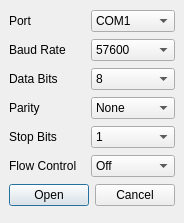
<ui version="4.0" >
 <author></author>
 <comment></comment>
 <exportmacro></exportmacro>
 <class>SerialPort</class>
 <widget class="QDialog" name="SerialPort" >
  <property name="geometry" >
   <rect>
    <x>0</x>
    <y>0</y>
    <width>181</width>
    <height>223</height>
   </rect>
  </property>
  <property name="windowTitle" >
   <string>Open Serial</string>
  </property>
  <layout class="QGridLayout" >
   <property name="margin" >
    <number>9</number>
   </property>
   <property name="spacing" >
    <number>6</number>
   </property>
   <item row="4" column="1" >
    <widget class="QComboBox" name="chooseStopBits" >
     <item>
      <property name="text" >
       <string>1</string>
      </property>
     </item>
     <item>
      <property name="text" >
       <string>1.5</string>
      </property>
     </item>
     <item>
      <property name="text" >
       <string>2</string>
      </property>
     </item>
    </widget>
   </item>
   <item row="2" column="1" >
    <widget class="QComboBox" name="chooseDataBits" >
     <property name="currentIndex" >
      <number>3</number>
     </property>
     <item>
      <property name="text" >
       <string>5</string>
      </property>
     </item>
     <item>
      <property name="text" >
       <string>6</string>
      </property>
     </item>
     <item>
      <property name="text" >
       <string>7</string>
      </property>
     </item>
     <item>
      <property name="text" >
       <string>8</string>
      </property>
     </item>
    </widget>
   </item>
   <item row="0" column="0" >
    <widget class="QLabel" name="labelPort" >
     <property name="text" >
      <string>Port</string>
     </property>
     <property name="buddy" >
      <cstring>labelPort</cstring>
     </property>
    </widget>
   </item>
   <item row="5" column="1" >
    <widget class="QComboBox" name="chooseFlowControl" >
     <item>
      <property name="text" >
       <string>Off</string>
      </property>
     </item>
     <item>
      <property name="text" >
       <string>Hardware</string>
      </property>
     </item>
     <item>
      <property name="text" >
       <string>Xon/Xoff</string>
      </property>
     </item>
    </widget>
   </item>
   <item row="1" column="1" >
    <widget class="QComboBox" name="chooseBaudRate" >
     <property name="currentIndex" >
      <number>3</number>
     </property>
     <item>
      <property name="text" >
       <string>9600</string>
      </property>
     </item>
     <item>
      <property name="text" >
       <string>19200</string>
      </property>
     </item>
     <item>
      <property name="text" >
       <string>38400</string>
      </property>
     </item>
     <item>
      <property name="text" >
       <string>57600</string>
      </property>
     </item>
     <item>
      <property name="text" >
       <string>115200</string>
      </property>
     </item>
    </widget>
   </item>
   <item row="1" column="0" >
    <widget class="QLabel" name="labelBaudRate" >
     <property name="text" >
      <string>Baud Rate</string>
     </property>
     <property name="buddy" >
      <cstring>labelPort</cstring>
     </property>
    </widget>
   </item>
   <item row="0" column="1" >
    <widget class="QComboBox" name="choosePort" >
     <item>
      <property name="text" >
       <string>COM1</string>
      </property>
     </item>
     <item>
      <property name="text" >
       <string>COM2</string>
      </property>
     </item>
    </widget>
   </item>
   <item row="5" column="0" >
    <widget class="QLabel" name="labelFlowControl" >
     <property name="text" >
      <string>Flow Control</string>
     </property>
     <property name="buddy" >
      <cstring>labelPort</cstring>
     </property>
    </widget>
   </item>
   <item row="4" column="0" >
    <widget class="QLabel" name="labelStopBits" >
     <property name="text" >
      <string>Stop Bits</string>
     </property>
     <property name="buddy" >
      <cstring>labelPort</cstring>
     </property>
    </widget>
   </item>
   <item row="2" column="0" >
    <widget class="QLabel" name="labelDataBits" >
     <property name="text" >
      <string>Data Bits</string>
     </property>
     <property name="buddy" >
      <cstring>labelPort</cstring>
     </property>
    </widget>
   </item>
   <item row="3" column="0" >
    <widget class="QLabel" name="labelParity" >
     <property name="text" >
      <string>Parity</string>
     </property>
     <property name="buddy" >
      <cstring>labelPort</cstring>
     </property>
    </widget>
   </item>
   <item row="3" column="1" >
    <widget class="QComboBox" name="chooseParity" >
     <item>
      <property name="text" >
       <string>None</string>
      </property>
     </item>
     <item>
      <property name="text" >
       <string>Odd</string>
      </property>
     </item>
     <item>
      <property name="text" >
       <string>Even</string>
      </property>
     </item>
     <item>
      <property name="text" >
       <string>Mark</string>
      </property>
     </item>
     <item>
      <property name="text" >
       <string>Space</string>
      </property>
     </item>
    </widget>
   </item>
   <item row="6" column="0" colspan="2" >
    <layout class="QHBoxLayout" >
     <property name="margin" >
      <number>0</number>
     </property>
     <property name="spacing" >
      <number>6</number>
     </property>
     <item>
      <widget class="QPushButton" name="openButton" >
       <property name="text" >
        <string>Open</string>
       </property>
      </widget>
     </item>
     <item>
      <widget class="QPushButton" name="cancelButton" >
       <property name="text" >
        <string>Cancel</string>
       </property>
      </widget>
     </item>
    </layout>
   </item>
  </layout>
 </widget>
 <pixmapfunction></pixmapfunction>
 <tabstops>
  <tabstop>choosePort</tabstop>
  <tabstop>chooseBaudRate</tabstop>
  <tabstop>chooseDataBits</tabstop>
  <tabstop>chooseParity</tabstop>
  <tabstop>chooseStopBits</tabstop>
  <tabstop>chooseFlowControl</tabstop>
  <tabstop>openButton</tabstop>
  <tabstop>cancelButton</tabstop>
 </tabstops>
 <resources/>
 <connections>
  <connection>
   <sender>openButton</sender>
   <signal>clicked()</signal>
   <receiver>SerialPort</receiver>
   <slot>accept()</slot>
   <hints>
    <hint type="sourcelabel" >
     <x>91</x>
     <y>240</y>
    </hint>
    <hint type="destinationlabel" >
     <x>96</x>
     <y>254</y>
    </hint>
   </hints>
  </connection>
  <connection>
   <sender>cancelButton</sender>
   <signal>clicked()</signal>
   <receiver>SerialPort</receiver>
   <slot>reject()</slot>
   <hints>
    <hint type="sourcelabel" >
     <x>174</x>
     <y>240</y>
    </hint>
    <hint type="destinationlabel" >
     <x>179</x>
     <y>282</y>
    </hint>
   </hints>
  </connection>
 </connections>
</ui>
